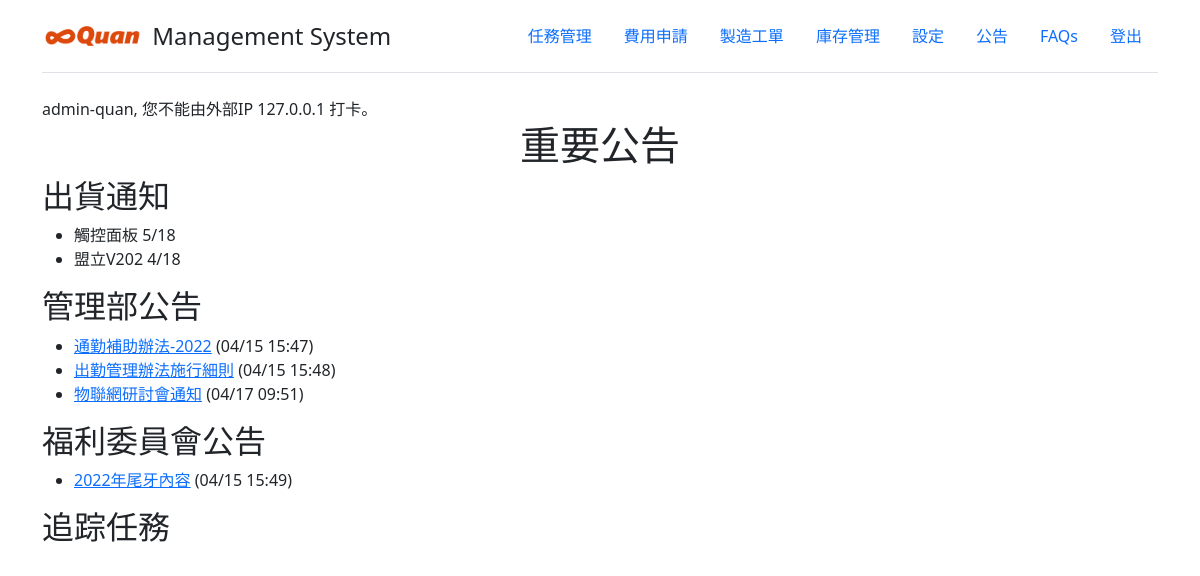
The app's page / (signed in) with its own data.
### announce/models.py (models this page shows, shortened)
class Announcement(models.Model):
    announce_name = models.CharField(max_length=30)
    file_name = models.CharField(max_length=30)
    create_time = models.DateTimeField(auto_now_add=True, verbose_name='建立時間')
    update_time = models.DateTimeField(auto_now=True, verbose_name='更新時間')
    description = models.CharField(max_length=120, verbose_name='說明')
    category = models.ForeignKey(Category_Announcement, on_delete=models.CASCADE)
    uploader = models.CharField(max_length=20)

### mysite/views.py (the view)
# urls.py: path('', views.Hello, name='hello'),
def Hello(request):
    if request.user.is_authenticated:
        username = request.user.username
        allTasks = Task.objects.all().select_related()
        my_date = datetime.now()  # if date is 01/01/2018
        year, week_num, day_of_week = my_date.isocalendar()
        tasks = []
        for task in allTasks:
            taskjson = {'id': task.id, 'taskName': task.taskName, 'description': task.description,
                        'progress': task.progress, 'customer': task.customer.customer_name,
                        'createTime': task.create_time, 'owner': task.owner}
            tasks.append(taskjson)
        taskData = {'data': tasks}
        announcements = []
        for item in Announcement.objects.exclude(category=5):
            localUpdateTime = timezone.localtime(item.update_time)
            itemJson = {'file_name': item.file_name, 'announce_name': item.announce_name, 'update_time': localUpdateTime.strftime("%m/%d %H:%M")}
            announcements.append(itemJson)
        welfareData = []
        for item in Announcement.objects.filter(category=5):
            localUpdateTime = timezone.localtime(item.update_time)
            itemJson = {'file_name': item.file_name, 'announce_name': item.announce_name, 'update_time': localUpdateTime.strftime("%m/%d %H:%M")}
            welfareData.append(itemJson)
        today = datetime.now()  # if date is 01/01/2018
        clock_in = today
        year, week_num, day_of_week = my_date.isocalendar()
        today=today.replace(hour=7, minute=0)
        atoday=timezone.make_aware(today)
        ip= get_client_ip(request)
        clock_out=True
        print(atoday)
        try:
            clockRecord = ClockRecord.objects.filter(account_name=username, create_time__gte=atoday)
            print('print')
            clock_in = clockRecord[0].create_time
            clock_out=False
        except:
            print('except')
            if ('192.168.1' in ip):
                clockRecord = ClockRecord(account_name=username)
                clockRecord.save()
                clock_out = False #打卡成功
            else:
                clock_out = True #不能由外部打卡
            clock_in = timezone.now()
        clock_in = timezone.localtime(clock_in)
        context = {'username': username, 'year': year, 'week': week_num, 'taskData': taskData, 'announcements': announcements, 'welfareData': welfareData, 'clock_in': clock_in, 'ip':ip, 'clock_out':clock_out}
        return render(request, 'main_index.html', context)
    else:
        return HttpResponseRedirect('/accounts/login/')

### mysite/views.py (called while the page is built)
def get_client_ip(request):
    x_forwarded_for = request.META.get('HTTP_X_FORWARDED_FOR')
    if x_forwarded_for:
        ip = x_forwarded_for.split(',')[0]
    else:
        ip = request.META.get('REMOTE_ADDR')
    return ip

### templates/main_index.html (shortened to what this page needs)
<!DOCTYPE html>
<html lang="en">
<head>
    <link href="/static/tabulator-master/dist/css/tabulator.min.css" rel="stylesheet">
    <link href="/static/plugins/bootstrap-5.1.3-dist/css/bootstrap.min.css" rel="stylesheet">
</head>
<body>
<div class="container">
    <header class="d-flex flex-wrap justify-content-center py-3 mb-4 border-bottom">
      <a href="/" class="d-flex align-items-center mb-3 mb-md-0 me-md-auto text-dark text-decoration-none">
        <img src="/static/images/logo-orange.png" width="100"/>
        <span class="fs-4">&thinsp; Management System</span>
      </a>
      <ul class="nav nav-pills">
        <li class="nav-item"><a href="/weeklyReport/" class="nav-link">任務管理</a></li>
        <li class="nav-item"><a href="/no-rush/" class="nav-link " aria-current="page">費用申請</a></li>
        <li class="nav-item"><a href="/no-rush" class="nav-link " aria-current="page">製造工單</a></li>
        <li class="nav-item"><a href="/no-rush/" class="nav-link " aria-current="page">庫存管理</a></li>
        <li class="nav-item"><a href="/settings/" class="nav-link">設定</a></li>
        <li class="nav-item"><a href="/announce/" class="nav-link">公告</a></li>
        <li class="nav-item"><a href="/faqs/" class="nav-link">FAQs</a></li>
        <li class="nav-item"><a href="/accounts/logout/" class="nav-link">登出</a></li>
      </ul>
    </header>
  </div>
<div class="container">
    {% if user.is_authenticated %}
      <div class="row">
          {% if clock_out %}
            <div class="col" style="text-align:left">
                {{username}}, 您不能由外部IP {{ip}} 打卡。
            </div>
          {% else %}
            <div class="col" style="text-align:left">
                {{username}}, 您打卡時間為: {{ clock_in.time }} @ {{ip}}
            </div>
          {% endif %}
      </div>
      <div class="row">
          <div class="col" style="text-align:center">
            <H1>重要公告</H1>
          </div>
      </div>
      <div class="row">
          <div class="col">
            <h2>出貨通知</h2>
              <ul>
                  <li>觸控面板  5/18</li>
                  <li>盟立V202  4/18</li>
              </ul>
          </div>
      </div>
      <div class="row">
          <div class="col">
            <h2>管理部公告</h2>
              <ul>
                {% for announcement in announcements %}
                    <li>  <a href="/static/announcements/{{announcement.file_name}}">{{ announcement.announce_name }}</a> ({{announcement.update_time}}) </li>
                {% endfor %}
              </ul>
          </div>
      </div>
      <div class="row">
          <div class="col">
            <h2>福利委員會公告</h2>
              <ul>
                {% for item in welfareData %}
                    <li>  <a href="/static/announcements/{{item.file_name}}">{{ item.announce_name }}</a> ({{item.update_time}}) </li>
                {% endfor %}
              </ul>
          </div>
      </div>
    {% else %}
           <p>尚未登入</p>
    {% endif %}
    <h2>追踪任務</h2>
</div>
</body>
</html>

### records on screen
Announcement: announce_name "通勤補助辦法-2022"
Announcement: announce_name "出勤管理辦法施行細則"
Announcement: announce_name "物聯網研討會通知"
Announcement: announce_name "2022年尾牙內容"

### other values on screen
{{ username }} "admin-quan"
{{ ip }} "127.0.0.1"
{{ announcement.update_time }} "04/15 15:47" "04/15 15:48" "04/17 09:51"
{{ item.update_time }} "04/15 15:49"
